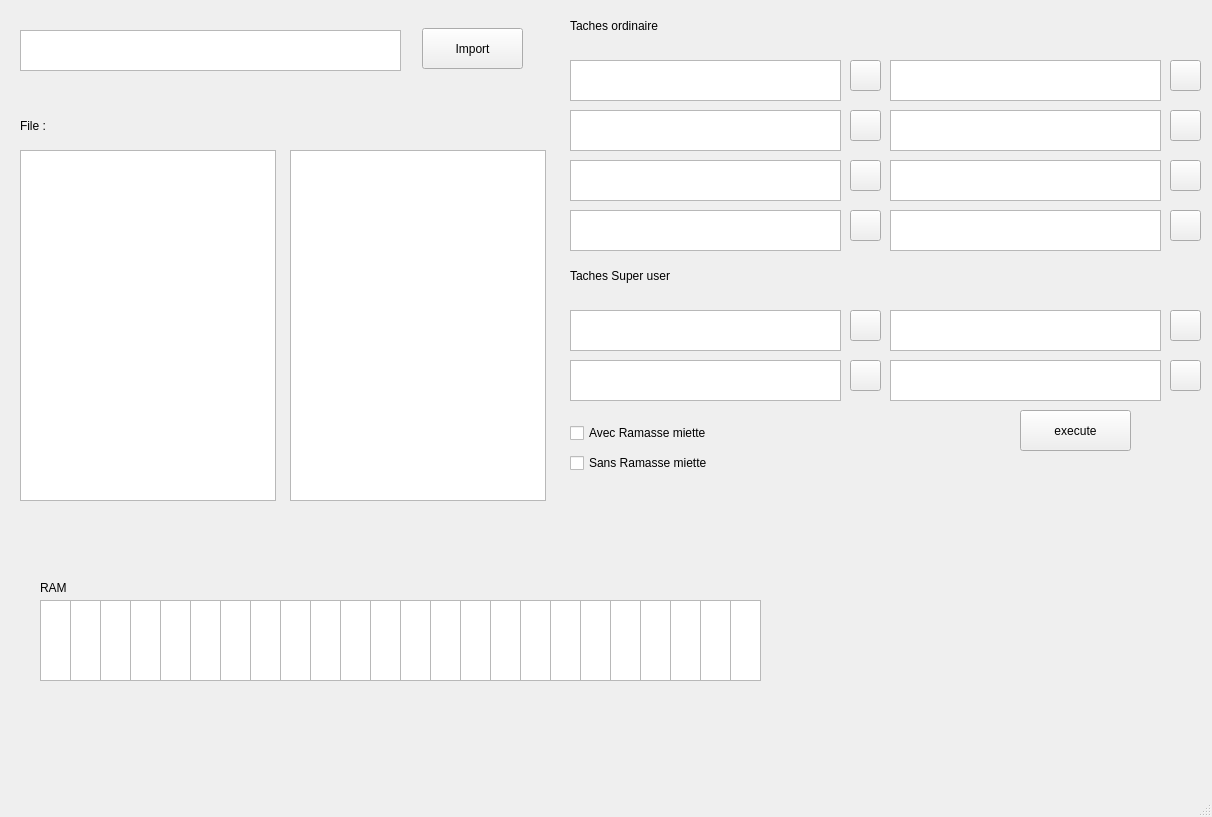
<?xml version="1.0" encoding="UTF-8"?>
<ui version="4.0">
 <class>algo</class>
 <widget class="QMainWindow" name="algo">
  <property name="geometry">
   <rect>
    <x>0</x>
    <y>0</y>
    <width>1212</width>
    <height>817</height>
   </rect>
  </property>
  <property name="maximumSize">
   <size>
    <width>16777215</width>
    <height>16777215</height>
   </size>
  </property>
  <property name="windowTitle">
   <string>algo</string>
  </property>
  <widget class="QWidget" name="centralwidget">
   <widget class="QLabel" name="label">
    <property name="geometry">
     <rect>
      <x>570</x>
      <y>10</y>
      <width>141</width>
      <height>31</height>
     </rect>
    </property>
    <property name="maximumSize">
     <size>
      <width>16777215</width>
      <height>16777215</height>
     </size>
    </property>
    <property name="sizeIncrement">
     <size>
      <width>0</width>
      <height>0</height>
     </size>
    </property>
    <property name="baseSize">
     <size>
      <width>0</width>
      <height>0</height>
     </size>
    </property>
    <property name="text">
     <string>Taches ordinaire</string>
    </property>
   </widget>
   <widget class="QLabel" name="label_2">
    <property name="geometry">
     <rect>
      <x>40</x>
      <y>572</y>
      <width>71</width>
      <height>31</height>
     </rect>
    </property>
    <property name="maximumSize">
     <size>
      <width>16777215</width>
      <height>16777215</height>
     </size>
    </property>
    <property name="sizeIncrement">
     <size>
      <width>0</width>
      <height>0</height>
     </size>
    </property>
    <property name="baseSize">
     <size>
      <width>0</width>
      <height>0</height>
     </size>
    </property>
    <property name="text">
     <string>RAM</string>
    </property>
   </widget>
   <widget class="QLabel" name="label_3">
    <property name="geometry">
     <rect>
      <x>570</x>
      <y>260</y>
      <width>121</width>
      <height>31</height>
     </rect>
    </property>
    <property name="maximumSize">
     <size>
      <width>16777215</width>
      <height>16777215</height>
     </size>
    </property>
    <property name="sizeIncrement">
     <size>
      <width>0</width>
      <height>0</height>
     </size>
    </property>
    <property name="baseSize">
     <size>
      <width>0</width>
      <height>0</height>
     </size>
    </property>
    <property name="text">
     <string>Taches Super user</string>
    </property>
   </widget>
   <widget class="QTextEdit" name="textEdit">
    <property name="geometry">
     <rect>
      <x>570</x>
      <y>60</y>
      <width>271</width>
      <height>41</height>
     </rect>
    </property>
   </widget>
   <widget class="QTextEdit" name="textEdit_2">
    <property name="geometry">
     <rect>
      <x>890</x>
      <y>60</y>
      <width>271</width>
      <height>41</height>
     </rect>
    </property>
   </widget>
   <widget class="QTextEdit" name="textEdit_3">
    <property name="geometry">
     <rect>
      <x>570</x>
      <y>110</y>
      <width>271</width>
      <height>41</height>
     </rect>
    </property>
   </widget>
   <widget class="QTextEdit" name="textEdit_4">
    <property name="geometry">
     <rect>
      <x>890</x>
      <y>110</y>
      <width>271</width>
      <height>41</height>
     </rect>
    </property>
   </widget>
   <widget class="QTextEdit" name="textEdit_5">
    <property name="geometry">
     <rect>
      <x>570</x>
      <y>160</y>
      <width>271</width>
      <height>41</height>
     </rect>
    </property>
   </widget>
   <widget class="QTextEdit" name="textEdit_6">
    <property name="geometry">
     <rect>
      <x>890</x>
      <y>160</y>
      <width>271</width>
      <height>41</height>
     </rect>
    </property>
   </widget>
   <widget class="QTextEdit" name="textEdit_7">
    <property name="geometry">
     <rect>
      <x>570</x>
      <y>210</y>
      <width>271</width>
      <height>41</height>
     </rect>
    </property>
   </widget>
   <widget class="QTextEdit" name="textEdit_8">
    <property name="geometry">
     <rect>
      <x>890</x>
      <y>210</y>
      <width>271</width>
      <height>41</height>
     </rect>
    </property>
   </widget>
   <widget class="QTextEdit" name="textEdit_10">
    <property name="geometry">
     <rect>
      <x>890</x>
      <y>310</y>
      <width>271</width>
      <height>41</height>
     </rect>
    </property>
   </widget>
   <widget class="QTextEdit" name="textEdit_12">
    <property name="geometry">
     <rect>
      <x>890</x>
      <y>360</y>
      <width>271</width>
      <height>41</height>
     </rect>
    </property>
   </widget>
   <widget class="QTextEdit" name="textEdit_11">
    <property name="geometry">
     <rect>
      <x>570</x>
      <y>360</y>
      <width>271</width>
      <height>41</height>
     </rect>
    </property>
   </widget>
   <widget class="QTextEdit" name="textEdit_9">
    <property name="geometry">
     <rect>
      <x>570</x>
      <y>310</y>
      <width>271</width>
      <height>41</height>
     </rect>
    </property>
   </widget>
   <widget class="QListView" name="listView">
    <property name="geometry">
     <rect>
      <x>290</x>
      <y>150</y>
      <width>256</width>
      <height>351</height>
     </rect>
    </property>
   </widget>
   <widget class="QListView" name="listView_41">
    <property name="geometry">
     <rect>
      <x>20</x>
      <y>150</y>
      <width>256</width>
      <height>351</height>
     </rect>
    </property>
   </widget>
   <widget class="QLabel" name="label_4">
    <property name="geometry">
     <rect>
      <x>20</x>
      <y>110</y>
      <width>141</width>
      <height>31</height>
     </rect>
    </property>
    <property name="maximumSize">
     <size>
      <width>16777215</width>
      <height>16777215</height>
     </size>
    </property>
    <property name="sizeIncrement">
     <size>
      <width>0</width>
      <height>0</height>
     </size>
    </property>
    <property name="baseSize">
     <size>
      <width>0</width>
      <height>0</height>
     </size>
    </property>
    <property name="text">
     <string>File :</string>
    </property>
   </widget>
   <widget class="QTextEdit" name="textEdit_17">
    <property name="geometry">
     <rect>
      <x>20</x>
      <y>30</y>
      <width>381</width>
      <height>41</height>
     </rect>
    </property>
   </widget>
   <widget class="QPushButton" name="import_2">
    <property name="geometry">
     <rect>
      <x>422</x>
      <y>28</y>
      <width>101</width>
      <height>41</height>
     </rect>
    </property>
    <property name="text">
     <string>Import</string>
    </property>
   </widget>
   <widget class="QCheckBox" name="checkBox">
    <property name="geometry">
     <rect>
      <x>570</x>
      <y>420</y>
      <width>171</width>
      <height>26</height>
     </rect>
    </property>
    <property name="text">
     <string>Avec Ramasse miette</string>
    </property>
   </widget>
   <widget class="QCheckBox" name="checkBox_2">
    <property name="geometry">
     <rect>
      <x>570</x>
      <y>450</y>
      <width>171</width>
      <height>26</height>
     </rect>
    </property>
    <property name="text">
     <string>Sans Ramasse miette</string>
    </property>
   </widget>
   <widget class="QPushButton" name="execute">
    <property name="geometry">
     <rect>
      <x>1020</x>
      <y>410</y>
      <width>111</width>
      <height>41</height>
     </rect>
    </property>
    <property name="text">
     <string>execute</string>
    </property>
   </widget>
   <widget class="QPushButton" name="pushButton">
    <property name="geometry">
     <rect>
      <x>850</x>
      <y>60</y>
      <width>31</width>
      <height>31</height>
     </rect>
    </property>
    <property name="text">
     <string/>
    </property>
   </widget>
   <widget class="QPushButton" name="pushButton_2">
    <property name="geometry">
     <rect>
      <x>1170</x>
      <y>60</y>
      <width>31</width>
      <height>31</height>
     </rect>
    </property>
    <property name="text">
     <string/>
    </property>
   </widget>
   <widget class="QPushButton" name="pushButton_3">
    <property name="geometry">
     <rect>
      <x>850</x>
      <y>110</y>
      <width>31</width>
      <height>31</height>
     </rect>
    </property>
    <property name="text">
     <string/>
    </property>
   </widget>
   <widget class="QPushButton" name="pushButton_4">
    <property name="geometry">
     <rect>
      <x>1170</x>
      <y>110</y>
      <width>31</width>
      <height>31</height>
     </rect>
    </property>
    <property name="text">
     <string/>
    </property>
   </widget>
   <widget class="QPushButton" name="pushButton_5">
    <property name="geometry">
     <rect>
      <x>850</x>
      <y>160</y>
      <width>31</width>
      <height>31</height>
     </rect>
    </property>
    <property name="text">
     <string/>
    </property>
   </widget>
   <widget class="QPushButton" name="pushButton_6">
    <property name="geometry">
     <rect>
      <x>1170</x>
      <y>160</y>
      <width>31</width>
      <height>31</height>
     </rect>
    </property>
    <property name="text">
     <string/>
    </property>
   </widget>
   <widget class="QPushButton" name="pushButton_7">
    <property name="geometry">
     <rect>
      <x>850</x>
      <y>210</y>
      <width>31</width>
      <height>31</height>
     </rect>
    </property>
    <property name="text">
     <string/>
    </property>
   </widget>
   <widget class="QPushButton" name="pushButton_8">
    <property name="geometry">
     <rect>
      <x>1170</x>
      <y>210</y>
      <width>31</width>
      <height>31</height>
     </rect>
    </property>
    <property name="text">
     <string/>
    </property>
   </widget>
   <widget class="QTextEdit" name="block1">
    <property name="geometry">
     <rect>
      <x>40</x>
      <y>600</y>
      <width>31</width>
      <height>81</height>
     </rect>
    </property>
   </widget>
   <widget class="QTextEdit" name="block2">
    <property name="geometry">
     <rect>
      <x>70</x>
      <y>600</y>
      <width>31</width>
      <height>81</height>
     </rect>
    </property>
   </widget>
   <widget class="QTextEdit" name="block3">
    <property name="geometry">
     <rect>
      <x>100</x>
      <y>600</y>
      <width>31</width>
      <height>81</height>
     </rect>
    </property>
   </widget>
   <widget class="QTextEdit" name="block4">
    <property name="geometry">
     <rect>
      <x>130</x>
      <y>600</y>
      <width>31</width>
      <height>81</height>
     </rect>
    </property>
   </widget>
   <widget class="QTextEdit" name="block5">
    <property name="geometry">
     <rect>
      <x>160</x>
      <y>600</y>
      <width>31</width>
      <height>81</height>
     </rect>
    </property>
   </widget>
   <widget class="QTextEdit" name="block6">
    <property name="geometry">
     <rect>
      <x>190</x>
      <y>600</y>
      <width>31</width>
      <height>81</height>
     </rect>
    </property>
   </widget>
   <widget class="QTextEdit" name="block7">
    <property name="geometry">
     <rect>
      <x>220</x>
      <y>600</y>
      <width>31</width>
      <height>81</height>
     </rect>
    </property>
   </widget>
   <widget class="QTextEdit" name="block8">
    <property name="geometry">
     <rect>
      <x>250</x>
      <y>600</y>
      <width>31</width>
      <height>81</height>
     </rect>
    </property>
   </widget>
   <widget class="QTextEdit" name="block9">
    <property name="geometry">
     <rect>
      <x>280</x>
      <y>600</y>
      <width>31</width>
      <height>81</height>
     </rect>
    </property>
   </widget>
   <widget class="QTextEdit" name="block10">
    <property name="geometry">
     <rect>
      <x>310</x>
      <y>600</y>
      <width>31</width>
      <height>81</height>
     </rect>
    </property>
   </widget>
   <widget class="QTextEdit" name="block11">
    <property name="geometry">
     <rect>
      <x>340</x>
      <y>600</y>
      <width>31</width>
      <height>81</height>
     </rect>
    </property>
   </widget>
   <widget class="QTextEdit" name="block12">
    <property name="geometry">
     <rect>
      <x>370</x>
      <y>600</y>
      <width>31</width>
      <height>81</height>
     </rect>
    </property>
   </widget>
   <widget class="QTextEdit" name="block13">
    <property name="geometry">
     <rect>
      <x>400</x>
      <y>600</y>
      <width>31</width>
      <height>81</height>
     </rect>
    </property>
   </widget>
   <widget class="QTextEdit" name="block14">
    <property name="geometry">
     <rect>
      <x>430</x>
      <y>600</y>
      <width>31</width>
      <height>81</height>
     </rect>
    </property>
   </widget>
   <widget class="QTextEdit" name="block15">
    <property name="geometry">
     <rect>
      <x>460</x>
      <y>600</y>
      <width>31</width>
      <height>81</height>
     </rect>
    </property>
   </widget>
   <widget class="QTextEdit" name="block16">
    <property name="geometry">
     <rect>
      <x>490</x>
      <y>600</y>
      <width>31</width>
      <height>81</height>
     </rect>
    </property>
   </widget>
   <widget class="QTextEdit" name="block17">
    <property name="geometry">
     <rect>
      <x>520</x>
      <y>600</y>
      <width>31</width>
      <height>81</height>
     </rect>
    </property>
   </widget>
   <widget class="QTextEdit" name="block18">
    <property name="geometry">
     <rect>
      <x>550</x>
      <y>600</y>
      <width>31</width>
      <height>81</height>
     </rect>
    </property>
   </widget>
   <widget class="QTextEdit" name="block19">
    <property name="geometry">
     <rect>
      <x>580</x>
      <y>600</y>
      <width>31</width>
      <height>81</height>
     </rect>
    </property>
   </widget>
   <widget class="QTextEdit" name="block20">
    <property name="geometry">
     <rect>
      <x>610</x>
      <y>600</y>
      <width>31</width>
      <height>81</height>
     </rect>
    </property>
   </widget>
   <widget class="QTextEdit" name="block21">
    <property name="geometry">
     <rect>
      <x>640</x>
      <y>600</y>
      <width>31</width>
      <height>81</height>
     </rect>
    </property>
   </widget>
   <widget class="QTextEdit" name="block22">
    <property name="geometry">
     <rect>
      <x>670</x>
      <y>600</y>
      <width>31</width>
      <height>81</height>
     </rect>
    </property>
   </widget>
   <widget class="QTextEdit" name="block23">
    <property name="geometry">
     <rect>
      <x>700</x>
      <y>600</y>
      <width>31</width>
      <height>81</height>
     </rect>
    </property>
   </widget>
   <widget class="QTextEdit" name="block24">
    <property name="geometry">
     <rect>
      <x>730</x>
      <y>600</y>
      <width>31</width>
      <height>81</height>
     </rect>
    </property>
   </widget>
   <widget class="QPushButton" name="pushButton_9">
    <property name="geometry">
     <rect>
      <x>850</x>
      <y>310</y>
      <width>31</width>
      <height>31</height>
     </rect>
    </property>
    <property name="text">
     <string/>
    </property>
   </widget>
   <widget class="QPushButton" name="pushButton_10">
    <property name="geometry">
     <rect>
      <x>1170</x>
      <y>310</y>
      <width>31</width>
      <height>31</height>
     </rect>
    </property>
    <property name="text">
     <string/>
    </property>
   </widget>
   <widget class="QPushButton" name="pushButton_11">
    <property name="geometry">
     <rect>
      <x>850</x>
      <y>360</y>
      <width>31</width>
      <height>31</height>
     </rect>
    </property>
    <property name="text">
     <string/>
    </property>
   </widget>
   <widget class="QPushButton" name="pushButton_12">
    <property name="geometry">
     <rect>
      <x>1170</x>
      <y>360</y>
      <width>31</width>
      <height>31</height>
     </rect>
    </property>
    <property name="text">
     <string/>
    </property>
   </widget>
  </widget>
  <widget class="QMenuBar" name="menubar">
   <property name="geometry">
    <rect>
     <x>0</x>
     <y>0</y>
     <width>1212</width>
     <height>21</height>
    </rect>
   </property>
  </widget>
  <widget class="QStatusBar" name="statusbar"/>
 </widget>
 <resources/>
 <connections/>
</ui>
